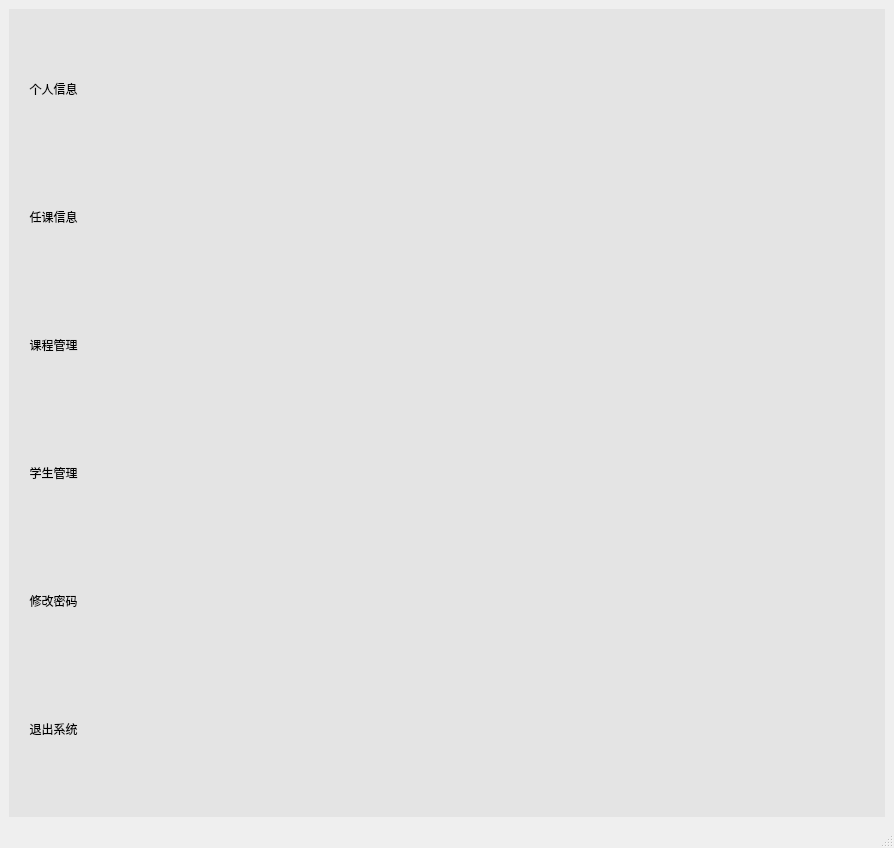
<?xml version="1.0" encoding="UTF-8"?>
<ui version="4.0">
 <class>T_MainWindow</class>
 <widget class="QMainWindow" name="T_MainWindow">
  <property name="geometry">
   <rect>
    <x>0</x>
    <y>0</y>
    <width>894</width>
    <height>848</height>
   </rect>
  </property>
  <property name="windowTitle">
   <string>MainWindow</string>
  </property>
  <widget class="QWidget" name="centralwidget">
   <layout class="QGridLayout" name="gridLayout_2">
    <item row="0" column="0">
     <widget class="QWidget" name="widget" native="true">
      <property name="styleSheet">
       <string notr="true">QWidget{
	background-color: rgb(228, 228, 228);  /* 设置背景色为灰色 */
}</string>
      </property>
      <layout class="QGridLayout" name="gridLayout">
       <property name="leftMargin">
        <number>0</number>
       </property>
       <property name="topMargin">
        <number>0</number>
       </property>
       <property name="rightMargin">
        <number>0</number>
       </property>
       <property name="bottomMargin">
        <number>0</number>
       </property>
       <property name="spacing">
        <number>0</number>
       </property>
       <item row="1" column="0">
        <widget class="QToolButton" name="toolButton_2">
         <property name="styleSheet">
          <string notr="true">/* 默认 */
QToolButton{   
	border-top: 3px outset transparent;           /* 上边框宽度3像素、突出显示、颜色为透明 */
	border-bottom: 7px outset transparent;
	border-right: 3px outset transparent;
	border-left: 3px outset transparent;
    min-width: 80px;                            /* 控件最小宽度 */
    min-height: 80px;
	background-color: rgb(228, 228, 228);
}

/* 鼠标悬停 */
QToolButton:hover{
	background-color: rgb(205, 205, 205);
}

/* 点击和按下 */
QToolButton:pressed,QToolButton:checked{
	border-left: 3px outset rgb(93, 95, 97);  /* 左边框宽度3像素、突出显示、颜色为深深灰 */
	background-color: rgb(246, 246, 246);	
}

QPushButton:default {
    border-color: navy; /* make the default button prominent */
}
</string>
         </property>
         <property name="text">
          <string>任课信息</string>
         </property>
         <property name="iconSize">
          <size>
           <width>48</width>
           <height>48</height>
          </size>
         </property>
         <property name="checkable">
          <bool>true</bool>
         </property>
         <property name="autoExclusive">
          <bool>true</bool>
         </property>
         <property name="toolButtonStyle">
          <enum>Qt::ToolButtonTextUnderIcon</enum>
         </property>
        </widget>
       </item>
       <item row="3" column="0">
        <widget class="QToolButton" name="toolButton_4">
         <property name="styleSheet">
          <string notr="true">/* 默认 */
QToolButton{   
	border-top: 3px outset transparent;           /* 上边框宽度3像素、突出显示、颜色为透明 */
	border-bottom: 7px outset transparent;
	border-right: 3px outset transparent;
	border-left: 3px outset transparent;
    min-width: 80px;                            /* 控件最小宽度 */
    min-height: 80px;
	background-color: rgb(228, 228, 228);
}

/* 鼠标悬停 */
QToolButton:hover{
	background-color: rgb(205, 205, 205);
}

/* 点击和按下 */
QToolButton:pressed,QToolButton:checked{
	border-left: 3px outset rgb(93, 95, 97);  /* 左边框宽度3像素、突出显示、颜色为深深灰 */
	background-color: rgb(246, 246, 246);	
}

QPushButton:default {
    border-color: navy; /* make the default button prominent */
}
</string>
         </property>
         <property name="text">
          <string>学生管理</string>
         </property>
         <property name="iconSize">
          <size>
           <width>48</width>
           <height>48</height>
          </size>
         </property>
         <property name="checkable">
          <bool>true</bool>
         </property>
         <property name="autoExclusive">
          <bool>true</bool>
         </property>
         <property name="toolButtonStyle">
          <enum>Qt::ToolButtonTextUnderIcon</enum>
         </property>
        </widget>
       </item>
       <item row="4" column="0">
        <widget class="QToolButton" name="toolButton_5">
         <property name="styleSheet">
          <string notr="true">/* 默认 */
QToolButton{   
	border-top: 3px outset transparent;           /* 上边框宽度3像素、突出显示、颜色为透明 */
	border-bottom: 7px outset transparent;
	border-right: 3px outset transparent;
	border-left: 3px outset transparent;
    min-width: 80px;                            /* 控件最小宽度 */
    min-height: 80px;
	background-color: rgb(228, 228, 228);
}

/* 鼠标悬停 */
QToolButton:hover{
	background-color: rgb(205, 205, 205);
}

/* 点击和按下 */
QToolButton:pressed,QToolButton:checked{
	border-left: 3px outset rgb(93, 95, 97);  /* 左边框宽度3像素、突出显示、颜色为深深灰 */
	background-color: rgb(246, 246, 246);	
}

QPushButton:default {
    border-color: navy; /* make the default button prominent */
}
</string>
         </property>
         <property name="text">
          <string>修改密码</string>
         </property>
         <property name="iconSize">
          <size>
           <width>48</width>
           <height>48</height>
          </size>
         </property>
         <property name="checkable">
          <bool>true</bool>
         </property>
         <property name="autoExclusive">
          <bool>true</bool>
         </property>
         <property name="toolButtonStyle">
          <enum>Qt::ToolButtonTextUnderIcon</enum>
         </property>
        </widget>
       </item>
       <item row="0" column="0">
        <widget class="QToolButton" name="toolButton">
         <property name="styleSheet">
          <string notr="true">/* 默认 */
QToolButton{   
	border-top: 3px outset transparent;           /* 上边框宽度3像素、突出显示、颜色为透明 */
	border-bottom: 7px outset transparent;
	border-right: 3px outset transparent;
	border-left: 3px outset transparent;
    min-width: 80px;                            /* 控件最小宽度 */
    min-height: 80px;
	background-color: rgb(228, 228, 228);
}

/* 鼠标悬停 */
QToolButton:hover{
	background-color: rgb(205, 205, 205);
}

/* 点击和按下 */
QToolButton:pressed,QToolButton:checked{
	border-left: 3px outset rgb(93, 95, 97);  /* 左边框宽度3像素、突出显示、颜色为深深灰 */
	background-color: rgb(246, 246, 246);	
}

QPushButton:default {
    border-color: navy; /* make the default button prominent */
}
</string>
         </property>
         <property name="text">
          <string>个人信息</string>
         </property>
         <property name="iconSize">
          <size>
           <width>48</width>
           <height>48</height>
          </size>
         </property>
         <property name="checkable">
          <bool>true</bool>
         </property>
         <property name="autoExclusive">
          <bool>true</bool>
         </property>
         <property name="toolButtonStyle">
          <enum>Qt::ToolButtonTextUnderIcon</enum>
         </property>
        </widget>
       </item>
       <item row="5" column="0">
        <widget class="QToolButton" name="toolButton_6">
         <property name="styleSheet">
          <string notr="true">/* 默认 */
QToolButton{   
	border-top: 3px outset transparent;           /* 上边框宽度3像素、突出显示、颜色为透明 */
	border-bottom: 7px outset transparent;
	border-right: 3px outset transparent;
	border-left: 3px outset transparent;
    min-width: 80px;                            /* 控件最小宽度 */
    min-height: 80px;
	background-color: rgb(228, 228, 228);
}

/* 鼠标悬停 */
QToolButton:hover{
	background-color: rgb(205, 205, 205);
}

/* 点击和按下 */
QToolButton:pressed,QToolButton:checked{
	border-left: 3px outset rgb(93, 95, 97);  /* 左边框宽度3像素、突出显示、颜色为深深灰 */
	background-color: rgb(246, 246, 246);	
}

QPushButton:default {
    border-color: navy; /* make the default button prominent */
}
</string>
         </property>
         <property name="text">
          <string>退出系统</string>
         </property>
         <property name="iconSize">
          <size>
           <width>48</width>
           <height>48</height>
          </size>
         </property>
         <property name="checkable">
          <bool>true</bool>
         </property>
         <property name="autoExclusive">
          <bool>true</bool>
         </property>
         <property name="toolButtonStyle">
          <enum>Qt::ToolButtonTextUnderIcon</enum>
         </property>
        </widget>
       </item>
       <item row="2" column="0">
        <widget class="QToolButton" name="toolButton_3">
         <property name="styleSheet">
          <string notr="true">/* 默认 */
QToolButton{   
	border-top: 3px outset transparent;           /* 上边框宽度3像素、突出显示、颜色为透明 */
	border-bottom: 7px outset transparent;
	border-right: 3px outset transparent;
	border-left: 3px outset transparent;
    min-width: 80px;                            /* 控件最小宽度 */
    min-height: 80px;
	background-color: rgb(228, 228, 228);
}

/* 鼠标悬停 */
QToolButton:hover{
	background-color: rgb(205, 205, 205);
}

/* 点击和按下 */
QToolButton:pressed,QToolButton:checked{
	border-left: 3px outset rgb(93, 95, 97);  /* 左边框宽度3像素、突出显示、颜色为深深灰 */
	background-color: rgb(246, 246, 246);	
}

QPushButton:default {
    border-color: navy; /* make the default button prominent */
}
</string>
         </property>
         <property name="text">
          <string>课程管理</string>
         </property>
         <property name="iconSize">
          <size>
           <width>48</width>
           <height>48</height>
          </size>
         </property>
         <property name="checkable">
          <bool>true</bool>
         </property>
         <property name="autoExclusive">
          <bool>true</bool>
         </property>
         <property name="toolButtonStyle">
          <enum>Qt::ToolButtonTextUnderIcon</enum>
         </property>
        </widget>
       </item>
       <item row="0" column="1" rowspan="6">
        <widget class="QStackedWidget" name="stackedWidget"/>
       </item>
      </layout>
     </widget>
    </item>
   </layout>
  </widget>
  <widget class="QMenuBar" name="menubar">
   <property name="geometry">
    <rect>
     <x>0</x>
     <y>0</y>
     <width>894</width>
     <height>30</height>
    </rect>
   </property>
  </widget>
  <widget class="QStatusBar" name="statusbar"/>
 </widget>
 <resources/>
 <connections/>
</ui>
